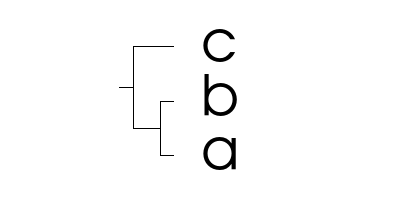

Reproduce this figure in Python.
#!/usr/bin/env python
# Demonstrate vtkDendrogramItem rendering a weighted tree with vtkContextActor.

import vtkmodules.vtkInteractionStyle  # noqa: F401
import vtkmodules.vtkRenderingContextOpenGL2  # noqa: F401
import vtkmodules.vtkRenderingFreeType  # noqa: F401
import vtkmodules.vtkRenderingOpenGL2  # noqa: F401

from vtkmodules.vtkCommonCore import vtkDoubleArray, vtkStringArray
from vtkmodules.vtkCommonDataModel import vtkMutableDirectedGraph, vtkTree
from vtkmodules.vtkRenderingContext2D import vtkContextActor, vtkContextScene, vtkContextTransform
from vtkmodules.vtkViewsInfovis import vtkDendrogramItem
from vtkmodules.vtkRenderingCore import (
    vtkRenderWindow,
    vtkRenderWindowInteractor,
    vtkRenderer,
)

# Build a directed graph and convert to tree.
graph = vtkMutableDirectedGraph()
root = graph.AddVertex()
internal_one = graph.AddChild(root)
internal_two = graph.AddChild(internal_one)
a = graph.AddChild(internal_two)
b = graph.AddChild(internal_two)
c = graph.AddChild(internal_one)

# Edge weights.
weights = vtkDoubleArray()
weights.SetNumberOfTuples(5)
weights.SetValue(graph.GetEdgeId(root, internal_one), 1.0)
weights.SetValue(graph.GetEdgeId(internal_one, internal_two), 2.0)
weights.SetValue(graph.GetEdgeId(internal_two, a), 1.0)
weights.SetValue(graph.GetEdgeId(internal_two, b), 1.0)
weights.SetValue(graph.GetEdgeId(internal_one, c), 3.0)
weights.SetName("weight")
graph.GetEdgeData().AddArray(weights)

# Vertex names.
names = vtkStringArray()
names.SetNumberOfTuples(6)
names.SetValue(a, "a")
names.SetValue(b, "b")
names.SetValue(c, "c")
names.SetName("node name")
graph.GetVertexData().AddArray(names)

# Node weights.
node_weights = vtkDoubleArray()
node_weights.SetNumberOfTuples(6)
node_weights.SetValue(root, 0.0)
node_weights.SetValue(internal_one, 1.0)
node_weights.SetValue(internal_two, 3.0)
node_weights.SetValue(a, 4.0)
node_weights.SetValue(b, 4.0)
node_weights.SetValue(c, 4.0)
node_weights.SetName("node weight")
graph.GetVertexData().AddArray(node_weights)

tree = vtkTree()
tree.ShallowCopy(graph)

# Dendrogram item.
dendrogram = vtkDendrogramItem()
dendrogram.SetTree(tree)
dendrogram.SetPosition(40, 15)

# Context actor pipeline.
context_actor = vtkContextActor()
context_transform = vtkContextTransform()
context_transform.SetInteractive(True)
context_transform.AddItem(dendrogram)
context_transform.Scale(3, 3)
context_actor.GetScene().AddItem(context_transform)

# Standard rendering pipeline.
renderer = vtkRenderer()
renderer.SetBackground(1.0, 1.0, 1.0)
renderer.AddActor(context_actor)
context_actor.GetScene().SetRenderer(renderer)

render_window = vtkRenderWindow()
render_window.AddRenderer(renderer)
render_window.SetWindowName("dendrogram item")
render_window.SetMultiSamples(0)
render_window.SetSize(400, 200)

interactor = vtkRenderWindowInteractor()
interactor.SetRenderWindow(render_window)

interactor.Initialize()
interactor.Start()
